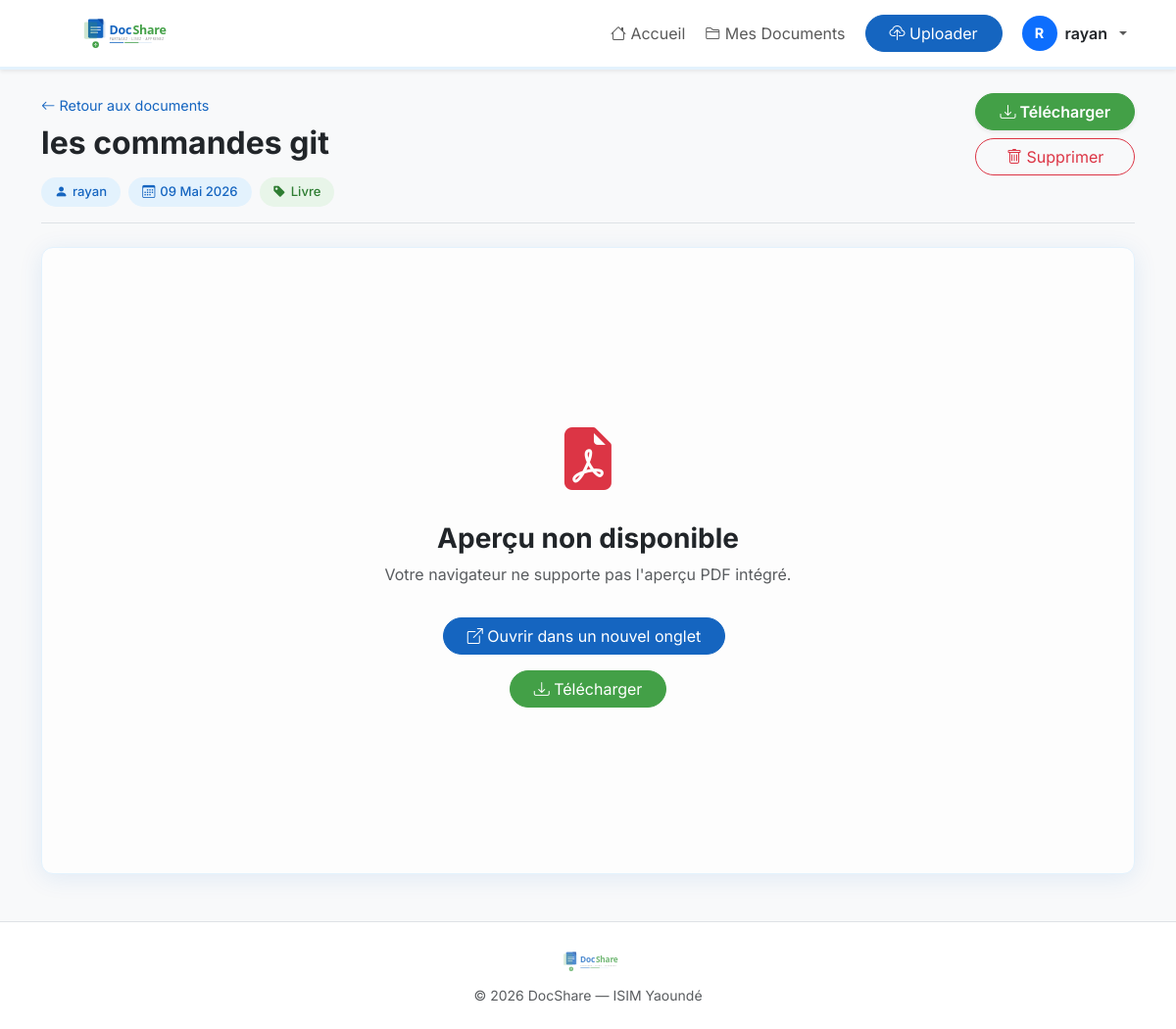
The app's page /lire/3/ (signed in) with its own data.
### core/models.py (models this page shows, shortened)
class Document(models.Model):
    titre = models.CharField(max_length=255)
    description = models.TextField(blank=True)
    fichier = models.FileField(upload_to='documents/')
    categorie = models.CharField(max_length=100)
    auteur = models.ForeignKey(User, on_delete=models.CASCADE)
    date_upload = models.DateTimeField(auto_now_add=True)

### core/views.py (the view)
# urls.py: path('lire/<int:doc_id>/', views.lire_document, name='lire_document'),
def lire_document(request, doc_id):
    document = get_object_or_404(Document, id=doc_id)
    return render(request, 'core/lire.html', {'document': document})

### core/templates/core/lire.html (shortened to what this page needs)
{% extends 'core/base.html' %}
{% load static %}
{% block content %}
<div class="container my-4 fade-in">
    <div class="d-flex flex-column flex-md-row justify-content-between align-items-md-start mb-4 pb-3 border-bottom gap-3">
        <div class="flex-grow-1">
            <a href="{% url 'home' %}" class="text-decoration-none mb-2 d-inline-block" style="color:#1565C0; font-size:0.9rem;">
                <i class="bi bi-arrow-left"></i> Retour aux documents
            </a>
            <h1 class="h2 fw-bold text-dark mb-3">{{ document.titre }}</h1>
            <div class="d-flex flex-wrap gap-2">
                <span class="meta-badge"><i class="bi bi-person-fill"></i> {{ document.auteur.username }}</span>
                <span class="meta-badge"><i class="bi bi-calendar3"></i> {{ document.date_upload|date:"d M Y" }}</span>
                <span class="meta-badge green"><i class="bi bi-tag-fill"></i> {{ document.categorie }}</span>
            </div>
        </div>
        <div class="d-flex flex-row flex-md-column gap-2 flex-shrink-0">
            <a href="{{ document.fichier.url }}" download class="btn btn-success rounded-pill px-4 shadow-sm fw-semibold">
                <i class="bi bi-download"></i> Télécharger
            </a>
            {% if request.user == document.auteur %}
            <a href="{% url 'supprimer_document' document.id %}" class="btn btn-outline-danger rounded-pill px-3">
                <i class="bi bi-trash"></i> Supprimer
            </a>
            {% endif %}
        </div>
    </div>
    <div class="reader-container">
        {% with name_lower=document.fichier.name|lower %}
            {% if '.pdf' in name_lower %}
                <object data="{{ document.fichier.url }}" type="application/pdf">
                    <div class="no-preview">
                        <i class="bi bi-file-earmark-pdf-fill text-danger" style="font-size:4rem;"></i>
                        <h3 class="mt-3 fw-bold">Aperçu non disponible</h3>
                        <p class="text-muted">Votre navigateur ne supporte pas l'aperçu PDF intégré.</p>
                        <a href="{{ document.fichier.url }}" target="_blank" class="btn btn-primary mt-3 rounded-pill px-4 me-2">
                            <i class="bi bi-box-arrow-up-right"></i> Ouvrir dans un nouvel onglet
                        </a>
                        <a href="{{ document.fichier.url }}" download class="btn btn-success mt-3 rounded-pill px-4">
                            <i class="bi bi-download"></i> Télécharger
                        </a>
                    </div>
                </object>
            {% elif '.txt' in name_lower %}
                <iframe src="{{ document.fichier.url }}" title="{{ document.titre }}" style="background:white;"></iframe>
            {% endif %}
        {% endwith %}
    </div>
</div>
{% endblock %}

### core/templates/core/base.html (shortened to what this page needs)
{% load static %}
<!DOCTYPE html>
<html lang="fr">
<head>
    <link href="https://cdn.jsdelivr.net/npm/bootstrap@5.3.2/dist/css/bootstrap.min.css" rel="stylesheet">
    <link rel="stylesheet" href="https://cdn.jsdelivr.net/npm/bootstrap-icons@1.11.1/font/bootstrap-icons.css">
    <link rel="stylesheet" href="{% static 'css/home.css' %}">
</head>
<body>
    <nav class="navbar navbar-expand-lg navbar-light bg-white shadow-sm sticky-top">
        <div class="container">
            <a class="navbar-brand p-0" href="{% url 'home' %}">
                <img src="{% static 'images/docshare_logo.svg' %}" alt="DocShare" height="50">
            </a>
            <div class="collapse navbar-collapse justify-content-end" id="navbarNav">
                <ul class="navbar-nav align-items-center gap-1">
                    <li class="nav-item">
                        <a class="nav-link" href="{% url 'home' %}"><i class="bi bi-house"></i> Accueil</a>
                    </li>
                    {% if user.is_authenticated %}
                    <li class="nav-item">
                        <a class="nav-link" href="{% url 'mes_documents' %}"><i class="bi bi-folder2"></i> Mes
                            Documents</a>
                    </li>
                    <li class="nav-item">
                        <a class="btn btn-primary rounded-pill px-4 ms-2" href="{% url 'uploader_document' %}">
                            <i class="bi bi-cloud-upload"></i> Uploader
                        </a>
                    </li>
                    <li class="nav-item dropdown ms-2">
                        <a class="nav-link dropdown-toggle d-flex align-items-center gap-2" href="#" id="userDropdown"
                            role="button" data-bs-toggle="dropdown" aria-expanded="false">
                            <span
                                class="bg-primary text-white rounded-circle d-flex align-items-center justify-content-center fw-bold"
                                style="width:36px;height:36px;font-size:0.9rem;">
                                {{ user.username|slice:":1"|upper }}
                            </span>
                            <span class="fw-semibold text-dark">{{ user.username }}</span>
                        </a>
                    </li>
                    {% endif %}
                </ul>
            </div>
        </div>
    </nav>
    {% block content %}{% endblock %}
    <footer class="bg-white text-center py-4 mt-5 border-top">
        <div class="container">
            <img src="{% static 'images/docshare_logo.svg' %}" alt="DocShare" height="32" class="mb-2 opacity-75">
            <p class="mb-0 text-muted small">© 2026 DocShare — ISIM Yaoundé</p>
        </div>
    </footer>
</body>
</html>

### static/css/home.css (style rules this page uses)
:root { --primary: #1565C0; --primary-dark: #0D47A1; --primary-light: #E3F2FD; --accent: #43A047; --accent-dark: #2E7D32; --accent-light: #E8F5E9; --text: #212529; --text-muted: #6c757d; --bg: #f8f9fa; --white: #ffffff; --border: #dee2e6; --radius: 10px; }
body { font-family: 'Segoe UI', Tahoma, Geneva, Verdana, sans-serif; background-color: var(--bg); color: var(--text); }
.navbar { border-bottom: 3px solid var(--primary-light); }
.navbar-brand img { height: 48px; width: auto; }
.btn-primary { background-color: var(--primary) !important; border-color: var(--primary) !important; }
.btn-success { background-color: var(--accent) !important; border-color: var(--accent) !important; }
a { color: var(--primary); }

### core/templates/core/base.html (style rules this page uses)
body { font-family: 'Inter', 'Segoe UI', sans-serif; background-color: #f8f9fa; }
.fade-in { opacity: 0; transform: translateY(20px); transition: opacity 0.6s ease-out, transform 0.6s ease-out; }
.fade-in.visible { opacity: 1; transform: translateY(0); }

### core/templates/core/lire.html (style rules this page uses)
.reader-container { height: 80vh; min-height: 500px; border-radius: 12px; overflow: hidden; box-shadow: 0 4px 24px rgba(21,101,192,0.10); background: #fdfdfd; border: 1px solid #E3F2FD; }
.reader-container object, .reader-container iframe { width: 100%; height: 100%; border: none; display: block; }
.no-preview { display: flex; flex-direction: column; align-items: center; justify-content: center; height: 100%; text-align: center; padding: 2rem; }
.meta-badge { background: #E3F2FD; padding: 5px 14px; border-radius: 20px; font-size: 0.82rem; color: #1565C0; display: inline-flex; align-items: center; gap: 5px; font-weight: 500; }
.meta-badge.green { background: #E8F5E9; color: #2E7D32; }

### records on screen
Document: titre "les commandes git", auteur.username "rayan", date_upload "09 Mai 2026", categorie "Livre"

### other values on screen
{{ user.username|slice:":1"|upper }} "R"
{{ user.username }} "rayan"
